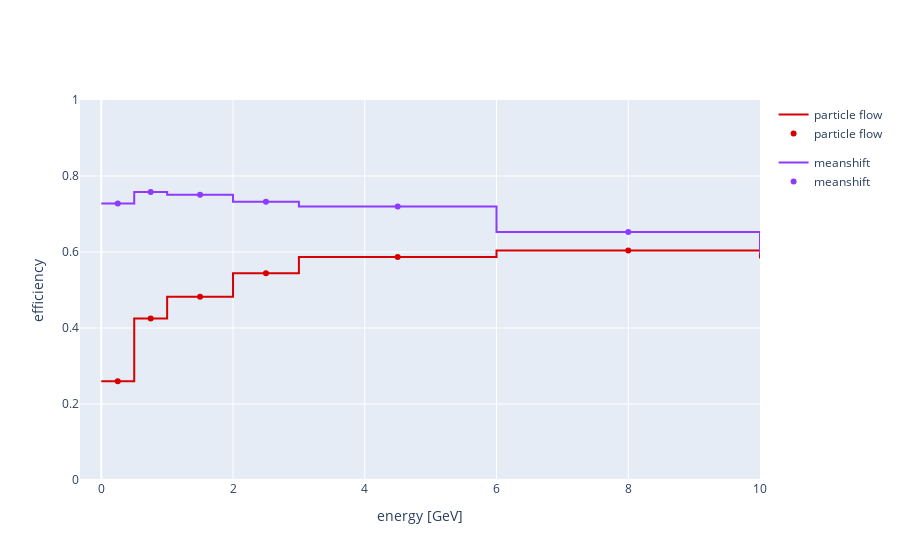
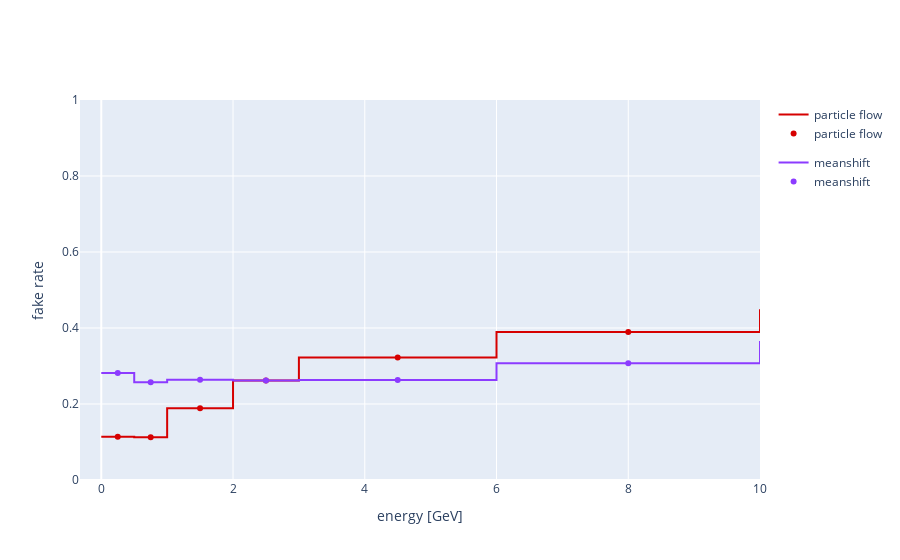
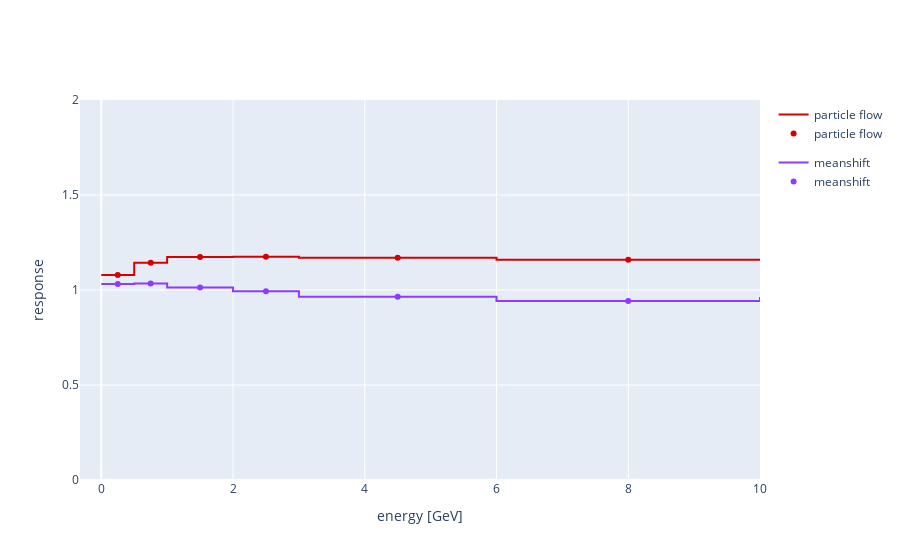
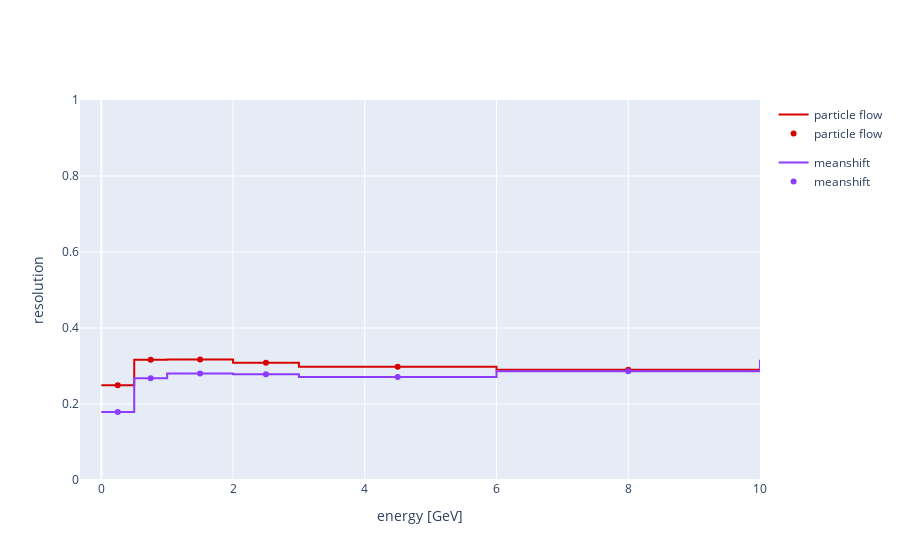

Notebook code cell kept with these figures, in order:
### Code cell
save_comparisons(root, pf_dir, nn_dir)

### Figure 1 — Plotly figure (JSON) as saved in the notebook; plotly's stock layout.template omitted (floating-point values rounded to 4 significant figures)
{"data": [{"legendgroup": "particle flow", "line": {"color": "rgb(214, 0, 0)", "shape": "hv"}, "mode": "lines", "name": "particle flow", "type": "scatter", "x": [0, 0.5, 1, 2, 3, 6, 10], "y": [0.2596, 0.4252, 0.4825, 0.5443, 0.5871, 0.6039, 0.5832]}, {"legendgroup": "particle flow", "line": {"color": "rgb(214, 0, 0)"}, "mode": "markers", "name": "particle flow", "type": "scatter", "x": [0.25, 0.75, 1.5, 2.5, 4.5, 8], "y": [0.2596, 0.4252, 0.4825, 0.5443, 0.5871, 0.6039]}, {"legendgroup": "meanshift", "line": {"color": "rgb(140, 59, 255)", "shape": "hv"}, "mode": "lines", "name": "meanshift", "type": "scatter", "x": [0, 0.5, 1, 2, 3, 6, 10], "y": [0.7274, 0.758, 0.7506, 0.7321, 0.7195, 0.6524, 0.596]}, {"legendgroup": "meanshift", "line": {"color": "rgb(140, 59, 255)"}, "mode": "markers", "name": "meanshift", "type": "scatter", "x": [0.25, 0.75, 1.5, 2.5, 4.5, 8], "y": [0.7274, 0.758, 0.7506, 0.7321, 0.7195, 0.6524]}], "layout": {"xaxis": {"title": {"text": "energy [GeV]"}}, "yaxis": {"range": [0, 1], "title": {"text": "efficiency"}}}}

### Figure 2 — Plotly figure (JSON) as saved in the notebook; plotly's stock layout.template omitted (floating-point values rounded to 4 significant figures)
{"data": [{"legendgroup": "particle flow", "line": {"color": "rgb(214, 0, 0)", "shape": "hv"}, "mode": "lines", "name": "particle flow", "type": "scatter", "x": [0, 0.5, 1, 2, 3, 6, 10], "y": [0.1138, 0.1127, 0.1886, 0.2616, 0.3226, 0.3897, 0.4493]}, {"legendgroup": "particle flow", "line": {"color": "rgb(214, 0, 0)"}, "mode": "markers", "name": "particle flow", "type": "scatter", "x": [0.25, 0.75, 1.5, 2.5, 4.5, 8], "y": [0.1138, 0.1127, 0.1886, 0.2616, 0.3226, 0.3897]}, {"legendgroup": "meanshift", "line": {"color": "rgb(140, 59, 255)", "shape": "hv"}, "mode": "lines", "name": "meanshift", "type": "scatter", "x": [0, 0.5, 1, 2, 3, 6, 10], "y": [0.2814, 0.2575, 0.2641, 0.262, 0.2629, 0.3073, 0.3658]}, {"legendgroup": "meanshift", "line": {"color": "rgb(140, 59, 255)"}, "mode": "markers", "name": "meanshift", "type": "scatter", "x": [0.25, 0.75, 1.5, 2.5, 4.5, 8], "y": [0.2814, 0.2575, 0.2641, 0.262, 0.2629, 0.3073]}], "layout": {"xaxis": {"title": {"text": "energy [GeV]"}}, "yaxis": {"range": [0, 1], "title": {"text": "fake rate"}}}}

### Figure 3 — Plotly figure (JSON) as saved in the notebook; plotly's stock layout.template omitted (floating-point values rounded to 4 significant figures)
{"data": [{"legendgroup": "particle flow", "line": {"color": "rgb(214, 0, 0)", "shape": "hv"}, "mode": "lines", "name": "particle flow", "type": "scatter", "x": [0, 0.5, 1, 2, 3, 6, 10], "y": [1.079, 1.143, 1.174, 1.175, 1.17, 1.159, 1.16]}, {"legendgroup": "particle flow", "line": {"color": "rgb(214, 0, 0)"}, "mode": "markers", "name": "particle flow", "type": "scatter", "x": [0.25, 0.75, 1.5, 2.5, 4.5, 8], "y": [1.079, 1.143, 1.174, 1.175, 1.17, 1.159]}, {"legendgroup": "meanshift", "line": {"color": "rgb(140, 59, 255)", "shape": "hv"}, "mode": "lines", "name": "meanshift", "type": "scatter", "x": [0, 0.5, 1, 2, 3, 6, 10], "y": [1.031, 1.034, 1.014, 0.9933, 0.9644, 0.9422, 0.9632]}, {"legendgroup": "meanshift", "line": {"color": "rgb(140, 59, 255)"}, "mode": "markers", "name": "meanshift", "type": "scatter", "x": [0.25, 0.75, 1.5, 2.5, 4.5, 8], "y": [1.031, 1.034, 1.014, 0.9933, 0.9644, 0.9422]}], "layout": {"xaxis": {"title": {"text": "energy [GeV]"}}, "yaxis": {"range": [0, 2], "title": {"text": "response"}}}}

### Figure 4 — Plotly figure (JSON) as saved in the notebook; plotly's stock layout.template omitted (floating-point values rounded to 4 significant figures)
{"data": [{"legendgroup": "particle flow", "line": {"color": "rgb(214, 0, 0)", "shape": "hv"}, "mode": "lines", "name": "particle flow", "type": "scatter", "x": [0, 0.5, 1, 2, 3, 6, 10], "y": [0.2494, 0.3164, 0.3173, 0.3086, 0.298, 0.29, 0.2872]}, {"legendgroup": "particle flow", "line": {"color": "rgb(214, 0, 0)"}, "mode": "markers", "name": "particle flow", "type": "scatter", "x": [0.25, 0.75, 1.5, 2.5, 4.5, 8], "y": [0.2494, 0.3164, 0.3173, 0.3086, 0.298, 0.29]}, {"legendgroup": "meanshift", "line": {"color": "rgb(140, 59, 255)", "shape": "hv"}, "mode": "lines", "name": "meanshift", "type": "scatter", "x": [0, 0.5, 1, 2, 3, 6, 10], "y": [0.1787, 0.2676, 0.2802, 0.2785, 0.2713, 0.2859, 0.3163]}, {"legendgroup": "meanshift", "line": {"color": "rgb(140, 59, 255)"}, "mode": "markers", "name": "meanshift", "type": "scatter", "x": [0.25, 0.75, 1.5, 2.5, 4.5, 8], "y": [0.1787, 0.2676, 0.2802, 0.2785, 0.2713, 0.2859]}], "layout": {"xaxis": {"title": {"text": "energy [GeV]"}}, "yaxis": {"range": [0, 1], "title": {"text": "resolution"}}}}
